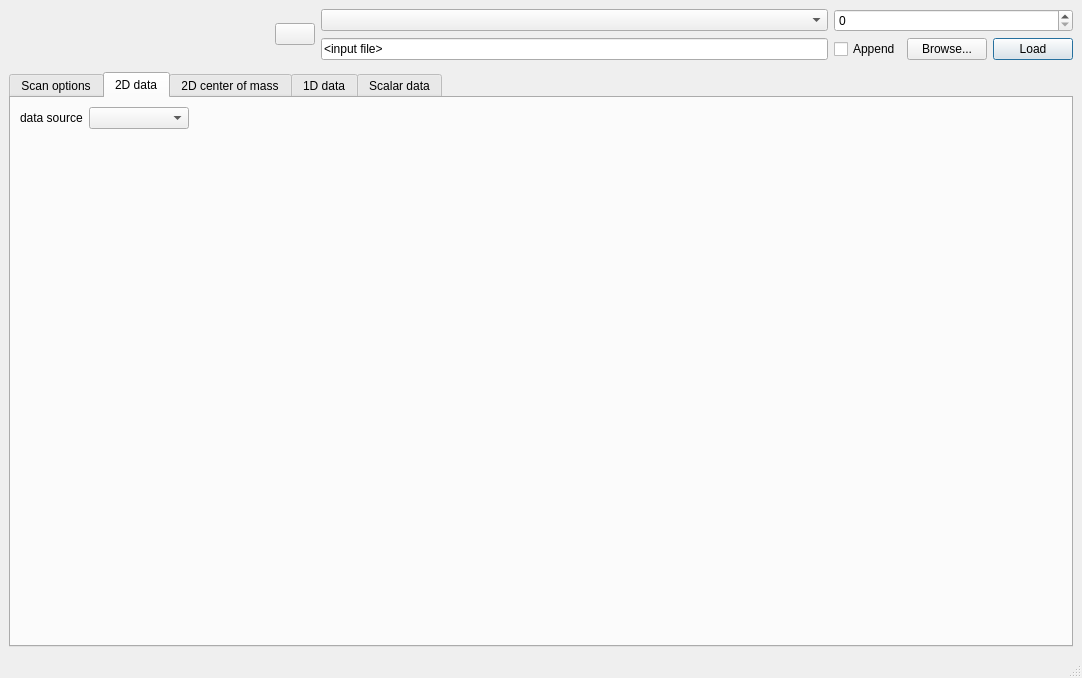
<?xml version="1.0" encoding="UTF-8"?>
<ui version="4.0">
 <class>MainWindow</class>
 <widget class="QMainWindow" name="MainWindow">
  <property name="geometry">
   <rect>
    <x>0</x>
    <y>0</y>
    <width>1082</width>
    <height>678</height>
   </rect>
  </property>
  <property name="windowTitle">
   <string>NanoMAX Scan Viewer</string>
  </property>
  <property name="windowIcon">
   <iconset resource="design.qrc">
    <normaloff>:/logos/N.png</normaloff>:/logos/N.png</iconset>
  </property>
  <widget class="QWidget" name="centralwidget">
   <layout class="QGridLayout" name="gridLayout_2">
    <item row="0" column="0">
     <layout class="QGridLayout" name="gridLayout">
      <item row="0" column="2">
       <widget class="QComboBox" name="scanClassBox">
        <property name="sizePolicy">
         <sizepolicy hsizetype="MinimumExpanding" vsizetype="Fixed">
          <horstretch>0</horstretch>
          <verstretch>0</verstretch>
         </sizepolicy>
        </property>
        <property name="minimumSize">
         <size>
          <width>100</width>
          <height>0</height>
         </size>
        </property>
        <property name="baseSize">
         <size>
          <width>200</width>
          <height>0</height>
         </size>
        </property>
        <property name="toolTip">
         <string>&lt;html&gt;&lt;head/&gt;&lt;body&gt;&lt;p&gt;Available Scan subclasses&lt;/p&gt;&lt;/body&gt;&lt;/html&gt;</string>
        </property>
        <property name="maxVisibleItems">
         <number>100</number>
        </property>
        <property name="sizeAdjustPolicy">
         <enum>QComboBox::AdjustToContents</enum>
        </property>
       </widget>
      </item>
      <item row="0" column="0" rowspan="3">
       <widget class="QLabel" name="logoLabel">
        <property name="sizePolicy">
         <sizepolicy hsizetype="Fixed" vsizetype="Fixed">
          <horstretch>0</horstretch>
          <verstretch>0</verstretch>
         </sizepolicy>
        </property>
        <property name="minimumSize">
         <size>
          <width>260</width>
          <height>0</height>
         </size>
        </property>
        <property name="text">
         <string/>
        </property>
        <property name="pixmap">
         <pixmap resource="design.qrc">:/logos/nanomax.png</pixmap>
        </property>
       </widget>
      </item>
      <item row="1" column="5">
       <widget class="QPushButton" name="loadButton">
        <property name="sizePolicy">
         <sizepolicy hsizetype="Preferred" vsizetype="Fixed">
          <horstretch>0</horstretch>
          <verstretch>0</verstretch>
         </sizepolicy>
        </property>
        <property name="maximumSize">
         <size>
          <width>10000</width>
          <height>16777215</height>
         </size>
        </property>
        <property name="toolTip">
         <string>&lt;html&gt;&lt;head/&gt;&lt;body&gt;&lt;p&gt;Go!&lt;/p&gt;&lt;/body&gt;&lt;/html&gt;</string>
        </property>
        <property name="text">
         <string>Load</string>
        </property>
        <property name="autoDefault">
         <bool>true</bool>
        </property>
        <property name="default">
         <bool>true</bool>
        </property>
       </widget>
      </item>
      <item row="1" column="2">
       <widget class="QLineEdit" name="filenameBox">
        <property name="sizePolicy">
         <sizepolicy hsizetype="MinimumExpanding" vsizetype="Fixed">
          <horstretch>0</horstretch>
          <verstretch>0</verstretch>
         </sizepolicy>
        </property>
        <property name="minimumSize">
         <size>
          <width>100</width>
          <height>0</height>
         </size>
        </property>
        <property name="baseSize">
         <size>
          <width>200</width>
          <height>0</height>
         </size>
        </property>
        <property name="text">
         <string>&lt;input file&gt;</string>
        </property>
        <property name="placeholderText">
         <string extracomment="file to load"/>
        </property>
       </widget>
      </item>
      <item row="1" column="4">
       <widget class="QPushButton" name="browseButton">
        <property name="sizePolicy">
         <sizepolicy hsizetype="Preferred" vsizetype="Fixed">
          <horstretch>0</horstretch>
          <verstretch>0</verstretch>
         </sizepolicy>
        </property>
        <property name="maximumSize">
         <size>
          <width>1000000</width>
          <height>16777215</height>
         </size>
        </property>
        <property name="toolTip">
         <string>&lt;html&gt;&lt;head/&gt;&lt;body&gt;&lt;p&gt;Browse for data files&lt;/p&gt;&lt;/body&gt;&lt;/html&gt;</string>
        </property>
        <property name="text">
         <string>Browse...</string>
        </property>
       </widget>
      </item>
      <item row="1" column="3">
       <widget class="QCheckBox" name="appendBox">
        <property name="text">
         <string>Append</string>
        </property>
       </widget>
      </item>
      <item row="0" column="3" colspan="3">
       <widget class="QSpinBox" name="scanNumberBox">
        <property name="maximum">
         <number>999999</number>
        </property>
       </widget>
      </item>
      <item row="0" column="1" rowspan="2">
       <widget class="QPushButton" name="ipythonButton">
        <property name="toolTip">
         <string>Show/hide the interactive IPython shell</string>
        </property>
        <property name="text">
         <string/>
        </property>
        <property name="icon">
         <iconset resource="design.qrc">
          <normaloff>:/logos/ipython.ico</normaloff>:/logos/ipython.ico</iconset>
        </property>
        <property name="iconSize">
         <size>
          <width>48</width>
          <height>48</height>
         </size>
        </property>
       </widget>
      </item>
     </layout>
    </item>
    <item row="1" column="0">
     <widget class="QTabWidget" name="tabWidget">
      <property name="focusPolicy">
       <enum>Qt::TabFocus</enum>
      </property>
      <property name="currentIndex">
       <number>1</number>
      </property>
      <widget class="QWidget" name="tab">
       <attribute name="title">
        <string>Scan options</string>
       </attribute>
       <layout class="QGridLayout" name="optionsGrid"/>
      </widget>
      <widget class="QWidget" name="tab2d">
       <attribute name="title">
        <string>2D data</string>
       </attribute>
       <layout class="QGridLayout" name="gridLayout_4">
        <item row="0" column="0">
         <widget class="QLabel" name="label">
          <property name="sizePolicy">
           <sizepolicy hsizetype="Preferred" vsizetype="Fixed">
            <horstretch>0</horstretch>
            <verstretch>0</verstretch>
           </sizepolicy>
          </property>
          <property name="text">
           <string>data source</string>
          </property>
         </widget>
        </item>
        <item row="0" column="1">
         <widget class="QComboBox" name="dataSource2dBox">
          <property name="minimumSize">
           <size>
            <width>100</width>
            <height>0</height>
           </size>
          </property>
         </widget>
        </item>
        <item row="0" column="2">
         <spacer name="horizontalSpacer">
          <property name="orientation">
           <enum>Qt::Horizontal</enum>
          </property>
          <property name="sizeHint" stdset="0">
           <size>
            <width>40</width>
            <height>20</height>
           </size>
          </property>
         </spacer>
        </item>
        <item row="2" column="0" colspan="3">
         <widget class="XrdWidget" name="xrdWidget" native="true"/>
        </item>
       </layout>
      </widget>
      <widget class="QWidget" name="tab2dCom">
       <attribute name="title">
        <string>2D center of mass</string>
       </attribute>
       <layout class="QGridLayout" name="gridLayout_3">
        <item row="0" column="0" colspan="2">
         <widget class="ComWidget" name="comWidget" native="true"/>
        </item>
       </layout>
      </widget>
      <widget class="QWidget" name="tab1d">
       <attribute name="title">
        <string>1D data</string>
       </attribute>
       <layout class="QGridLayout" name="gridLayout_5">
        <item row="0" column="1">
         <widget class="QComboBox" name="dataSource1dBox">
          <property name="minimumSize">
           <size>
            <width>100</width>
            <height>0</height>
           </size>
          </property>
         </widget>
        </item>
        <item row="0" column="0">
         <widget class="QLabel" name="label_3">
          <property name="sizePolicy">
           <sizepolicy hsizetype="Preferred" vsizetype="Fixed">
            <horstretch>0</horstretch>
            <verstretch>0</verstretch>
           </sizepolicy>
          </property>
          <property name="text">
           <string>data source</string>
          </property>
         </widget>
        </item>
        <item row="0" column="4">
         <spacer name="horizontalSpacer_3">
          <property name="orientation">
           <enum>Qt::Horizontal</enum>
          </property>
          <property name="sizeHint" stdset="0">
           <size>
            <width>40</width>
            <height>20</height>
           </size>
          </property>
         </spacer>
        </item>
        <item row="1" column="0" colspan="5">
         <widget class="XrfWidget" name="xrfWidget" native="true"/>
        </item>
        <item row="0" column="3">
         <widget class="QPushButton" name="pymcaButton">
          <property name="enabled">
           <bool>false</bool>
          </property>
          <property name="text">
           <string>Export for PyMCA</string>
          </property>
         </widget>
        </item>
        <item row="0" column="2">
         <widget class="Line" name="line">
          <property name="orientation">
           <enum>Qt::Vertical</enum>
          </property>
         </widget>
        </item>
       </layout>
      </widget>
      <widget class="QWidget" name="tab0d">
       <attribute name="title">
        <string>Scalar data</string>
       </attribute>
       <layout class="QGridLayout" name="gridLayout_6">
        <item row="0" column="1">
         <widget class="QComboBox" name="dataSource0dBox">
          <property name="minimumSize">
           <size>
            <width>100</width>
            <height>0</height>
           </size>
          </property>
         </widget>
        </item>
        <item row="0" column="0">
         <widget class="QLabel" name="label_4">
          <property name="sizePolicy">
           <sizepolicy hsizetype="Preferred" vsizetype="Fixed">
            <horstretch>0</horstretch>
            <verstretch>0</verstretch>
           </sizepolicy>
          </property>
          <property name="text">
           <string>data source</string>
          </property>
         </widget>
        </item>
        <item row="0" column="2">
         <spacer name="horizontalSpacer_4">
          <property name="orientation">
           <enum>Qt::Horizontal</enum>
          </property>
          <property name="sizeHint" stdset="0">
           <size>
            <width>40</width>
            <height>20</height>
           </size>
          </property>
         </spacer>
        </item>
        <item row="1" column="0" colspan="3">
         <widget class="ScalarWidget" name="scalarWidget" native="true"/>
        </item>
       </layout>
      </widget>
     </widget>
    </item>
   </layout>
  </widget>
  <widget class="QStatusBar" name="statusbar"/>
 </widget>
 <customwidgets>
  <customwidget>
   <class>ComWidget</class>
   <extends>QWidget</extends>
   <header>widgets/ComWidget.h</header>
   <container>1</container>
  </customwidget>
  <customwidget>
   <class>XrdWidget</class>
   <extends>QWidget</extends>
   <header>widgets/XrdWidget</header>
   <container>1</container>
  </customwidget>
  <customwidget>
   <class>XrfWidget</class>
   <extends>QWidget</extends>
   <header>widgets/XrfWidget.h</header>
   <container>1</container>
  </customwidget>
  <customwidget>
   <class>ScalarWidget</class>
   <extends>QWidget</extends>
   <header>widgets/ScalarWidget.h</header>
   <container>1</container>
  </customwidget>
 </customwidgets>
 <tabstops>
  <tabstop>scanClassBox</tabstop>
  <tabstop>scanNumberBox</tabstop>
  <tabstop>filenameBox</tabstop>
  <tabstop>browseButton</tabstop>
  <tabstop>loadButton</tabstop>
  <tabstop>tabWidget</tabstop>
 </tabstops>
 <resources>
  <include location="design.qrc"/>
 </resources>
 <connections/>
</ui>
